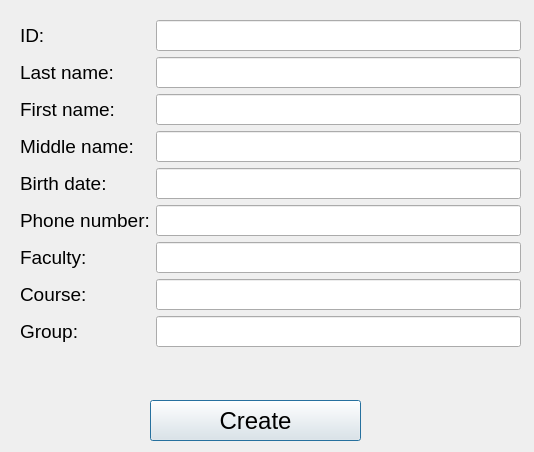
<?xml version="1.0" encoding="UTF-8"?>
<ui version="4.0">
 <class>CreateStudent</class>
 <widget class="QDialog" name="CreateStudent">
  <property name="geometry">
   <rect>
    <x>0</x>
    <y>0</y>
    <width>534</width>
    <height>452</height>
   </rect>
  </property>
  <property name="windowTitle">
   <string>Dialog</string>
  </property>
  <property name="styleSheet">
   <string notr="true"/>
  </property>
  <widget class="QWidget" name="formWidget" native="true">
   <property name="geometry">
    <rect>
     <x>20</x>
     <y>20</y>
     <width>501</width>
     <height>371</height>
    </rect>
   </property>
   <layout class="QFormLayout" name="formLayout">
    <item row="0" column="0">
     <widget class="QLabel" name="label_2">
      <property name="font">
       <font>
        <pointsize>14</pointsize>
       </font>
      </property>
      <property name="styleSheet">
       <string notr="true"/>
      </property>
      <property name="text">
       <string>ID:</string>
      </property>
     </widget>
    </item>
    <item row="1" column="0">
     <widget class="QLabel" name="label_3">
      <property name="font">
       <font>
        <pointsize>14</pointsize>
       </font>
      </property>
      <property name="styleSheet">
       <string notr="true"/>
      </property>
      <property name="text">
       <string>Last name:</string>
      </property>
     </widget>
    </item>
    <item row="1" column="1">
     <widget class="QLineEdit" name="lastNameLe">
      <property name="font">
       <font>
        <pointsize>14</pointsize>
       </font>
      </property>
     </widget>
    </item>
    <item row="2" column="0">
     <widget class="QLabel" name="label_4">
      <property name="font">
       <font>
        <pointsize>14</pointsize>
       </font>
      </property>
      <property name="styleSheet">
       <string notr="true"/>
      </property>
      <property name="text">
       <string>First name:</string>
      </property>
     </widget>
    </item>
    <item row="2" column="1">
     <widget class="QLineEdit" name="firstNameLe">
      <property name="font">
       <font>
        <pointsize>14</pointsize>
       </font>
      </property>
     </widget>
    </item>
    <item row="3" column="0">
     <widget class="QLabel" name="label_5">
      <property name="font">
       <font>
        <pointsize>14</pointsize>
       </font>
      </property>
      <property name="styleSheet">
       <string notr="true"/>
      </property>
      <property name="text">
       <string>Middle name:</string>
      </property>
     </widget>
    </item>
    <item row="3" column="1">
     <widget class="QLineEdit" name="middleNameLe">
      <property name="font">
       <font>
        <pointsize>14</pointsize>
       </font>
      </property>
     </widget>
    </item>
    <item row="4" column="0">
     <widget class="QLabel" name="label_6">
      <property name="font">
       <font>
        <pointsize>14</pointsize>
       </font>
      </property>
      <property name="styleSheet">
       <string notr="true"/>
      </property>
      <property name="text">
       <string>Birth date:</string>
      </property>
     </widget>
    </item>
    <item row="4" column="1">
     <widget class="QLineEdit" name="birthDateLe">
      <property name="font">
       <font>
        <pointsize>14</pointsize>
       </font>
      </property>
     </widget>
    </item>
    <item row="5" column="0">
     <widget class="QLabel" name="label_7">
      <property name="font">
       <font>
        <pointsize>14</pointsize>
       </font>
      </property>
      <property name="styleSheet">
       <string notr="true"/>
      </property>
      <property name="text">
       <string>Phone number:</string>
      </property>
     </widget>
    </item>
    <item row="5" column="1">
     <widget class="QLineEdit" name="phoneNumberLe">
      <property name="font">
       <font>
        <pointsize>14</pointsize>
       </font>
      </property>
     </widget>
    </item>
    <item row="6" column="0">
     <widget class="QLabel" name="label_8">
      <property name="font">
       <font>
        <pointsize>14</pointsize>
       </font>
      </property>
      <property name="styleSheet">
       <string notr="true"/>
      </property>
      <property name="text">
       <string>Faculty:</string>
      </property>
     </widget>
    </item>
    <item row="6" column="1">
     <widget class="QLineEdit" name="facultyLe">
      <property name="font">
       <font>
        <pointsize>14</pointsize>
       </font>
      </property>
     </widget>
    </item>
    <item row="7" column="0">
     <widget class="QLabel" name="label_9">
      <property name="font">
       <font>
        <pointsize>14</pointsize>
       </font>
      </property>
      <property name="styleSheet">
       <string notr="true"/>
      </property>
      <property name="text">
       <string>Course:</string>
      </property>
     </widget>
    </item>
    <item row="7" column="1">
     <widget class="QLineEdit" name="courseLe">
      <property name="font">
       <font>
        <pointsize>14</pointsize>
       </font>
      </property>
     </widget>
    </item>
    <item row="8" column="0">
     <widget class="QLabel" name="label_10">
      <property name="font">
       <font>
        <pointsize>14</pointsize>
       </font>
      </property>
      <property name="styleSheet">
       <string notr="true"/>
      </property>
      <property name="text">
       <string>Group:</string>
      </property>
     </widget>
    </item>
    <item row="8" column="1">
     <widget class="QLineEdit" name="groupLe">
      <property name="font">
       <font>
        <pointsize>14</pointsize>
       </font>
      </property>
     </widget>
    </item>
    <item row="0" column="1">
     <widget class="QLineEdit" name="idLe">
      <property name="font">
       <font>
        <pointsize>14</pointsize>
       </font>
      </property>
     </widget>
    </item>
   </layout>
  </widget>
  <widget class="QPushButton" name="confirmStudentButton">
   <property name="geometry">
    <rect>
     <x>150</x>
     <y>400</y>
     <width>211</width>
     <height>41</height>
    </rect>
   </property>
   <property name="font">
    <font>
     <pointsize>18</pointsize>
    </font>
   </property>
   <property name="styleSheet">
    <string notr="true"/>
   </property>
   <property name="text">
    <string>Create</string>
   </property>
  </widget>
 </widget>
 <resources/>
 <connections/>
</ui>
